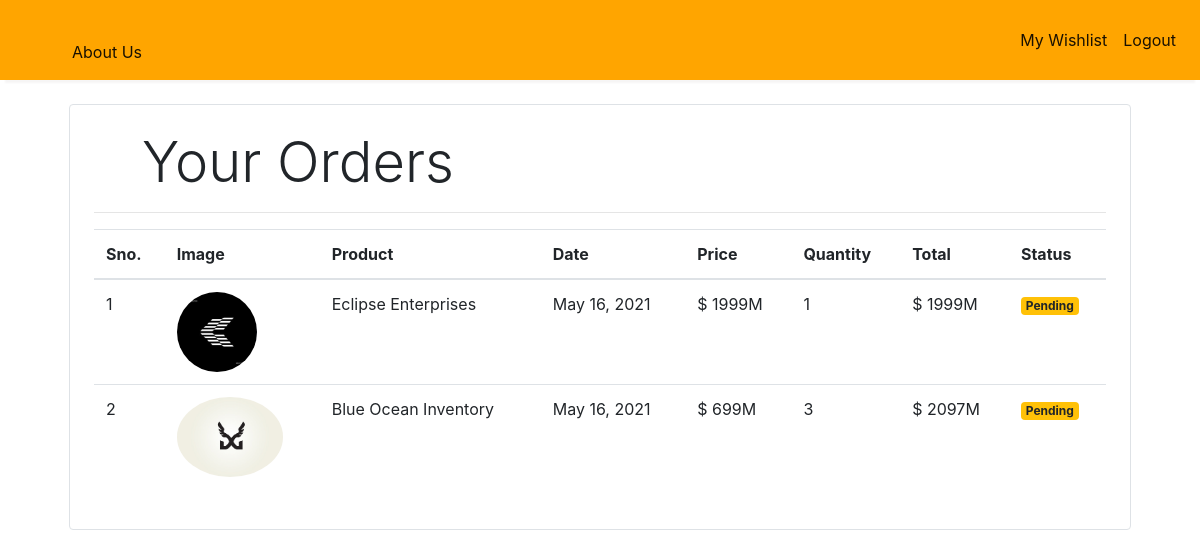
/orders (signed in), run on the app's committed database.
### store/models/orders.py (models this page shows, shortened)
class Order(models.Model):
    product = models.ForeignKey(Products,
                                on_delete=models.CASCADE)
    customer = models.ForeignKey(Customer,
                                 on_delete=models.CASCADE)
    quantity = models.IntegerField(default=1)
    price = models.IntegerField()
    address = models.CharField (max_length=50, default='', blank=True)
    phone = models.CharField (max_length=50, default='', blank=True)
    date = models.DateField (default=datetime.datetime.today)
    status = models.BooleanField (default=False)
    @staticmethod
    def get_orders_by_customer(customer_id):
        return Order.objects.filter(customer=customer_id).order_by('-date')

### store/models/product.py (models this page shows, shortened)
class Products(models.Model):
    name = models.CharField(max_length=60)
    price= models.IntegerField(default=0)
    revenue = models.IntegerField(default=0)
    cogs = models.IntegerField(default=0)
    op_exp = models.IntegerField(default=0)
    dep = models.IntegerField(default=0)
    interest_exp = models.IntegerField(default=0)
    taxes = models.IntegerField(default=0)
    category= models.ForeignKey(Category,on_delete=models.CASCADE,default=1 )
    description= models.CharField(max_length=250, default='', blank=True, null= True)
    image= models.ImageField(upload_to='uploads/products/')

### store/middlewares/auth.py (the view)
    def middleware(request):
        print(request.session.get('customer'))
        returnUrl = request.META['PATH_INFO']
        print(request.META['PATH_INFO'])
        if not request.session.get('customer'):
           return redirect(f'login?return_url={"/store"}')
        response = get_response(request)
        return response

### store/templatetags/custom_filter.py (called while the page is built)
@register.filter(name='currency')
def currency(number):
    return "$ "+str(number)+"M"

@register.filter(name='multiply')
def multiply(number , number1):
    return number * number1

### store/views/orders.py (called while the page is built)
    def get(self , request ):
        customer = request.session.get('customer')
        orders = Order.get_orders_by_customer(customer)
        print(orders)
        return render(request , 'orders.html'  , {'orders' : orders})

### store/templates/orders.html
{% extends 'base.html' %}
{% block content %}
{% load cart %}
{% load custom_filter %}
<div class="container">
   <div class="border rounded p-4 m-4">
        <p class="display-4 pl-4 ml-4">Your Orders</p>
        <hr>
        <table class="table">
            <thead>
                <tr>
                    <th>Sno.</th>
                    <th>Image</th>
                    <th>Product</th>
                    <th>Date</th>
                    <th>Price</th>
                    <th>Quantity</th>
                    <th>Total</th>
                    <th>Status</th>
                </tr>
            </thead>
            <tbody>
                {% for order in orders %}
                <tr>
                    <td>{{forloop.counter}}</td>
                    <td><img style="height: 80px;" class="rounded-circle" src="{{order.product.image.url}}" alt=""></td>
                    <td>{{order.product.name}}</td>
                    <td>{{order.date}}</td>
                    <td>{{order.price|currency}}</td>
                    <td>{{order.quantity}}</td>
                    <td>{{order.quantity|multiply:order.price|currency}}</td>
                    {% if order.status %}
                    <td><small class="badge badge-success">Completed</small></td>
                    {%else%}
                    <td><small class="badge badge-warning">Pending</small></td>
                    {% endif %}
                </tr>
                {% endfor %}
            </tbody>
        </table>
   </div>
</div>
{% endblock %}

### data on the page
Order: product.image (picture), product.name "Eclipse Enterprises", date "May 16, 2021", price "$ 1999M", quantity "1", quantity|multiply "$ 1999M", status "Pending"
Order: product.image (picture), product.name "Blue Ocean Inventory", date "May 16, 2021", price "$ 699M", quantity "3", quantity|multiply "$ 2097M", status "Pending"
